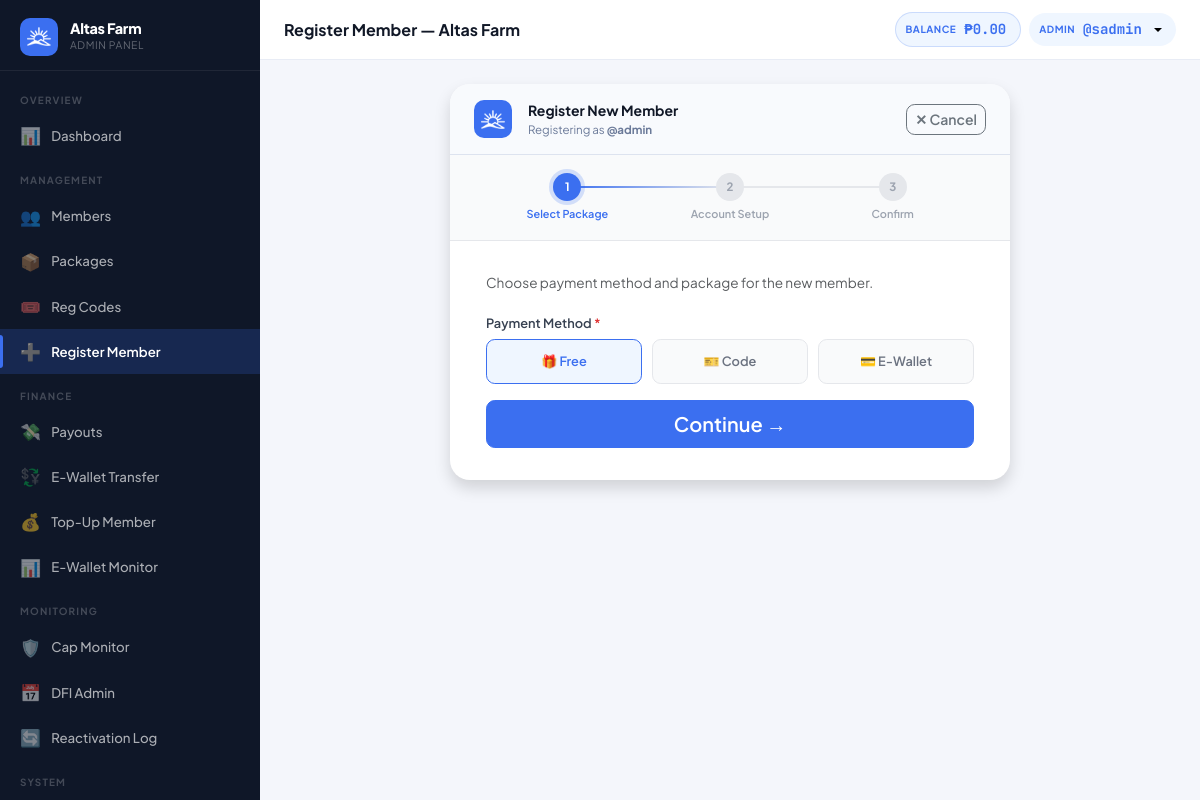
Screenshot of /?page=register (signed in) with the database file from the repository.
### tables this page shows
CREATE TABLE users (
  id                INT UNSIGNED AUTO_INCREMENT PRIMARY KEY,
  username          VARCHAR(40)  NOT NULL UNIQUE,
  password_hash     VARCHAR(255) NOT NULL,
  role              ENUM('member','admin','superadmin') NOT NULL DEFAULT 'member',
  package_id        INT UNSIGNED NULL,
  reg_code_id           INT UNSIGNED NULL,
  reg_payment_method    ENUM('code','ewallet','pending') NOT NULL DEFAULT 'code',
  reg_paid_by           INT UNSIGNED NULL,

   
  sponsor_id        INT UNSIGNED NULL,
  binary_parent_id  INT UNSIGNED NULL,
  binary_position   ENUM('left','right') NULL,

   
  left_count        INT UNSIGNED NOT NULL DEFAULT 0,
  left_count_paid   INT UNSIGNED NOT NULL DEFAULT 0,
  right_count       INT UNSIGNED NOT NULL DEFAULT 0,
  right_count_paid  INT UNSIGNED NOT NULL DEFAULT 0,
  pairs_paid        INT UNSIGNED NOT NULL DEFAULT 0,
  pairs_flushed     INT UNSIGNED NOT NULL DEFAULT 0,
  pairs_paid_today  INT UNSIGNED NOT NULL DEFAULT 0,   

   
  lifetime_earned       DECIMAL(14,2) NOT NULL DEFAULT 0.00,
  cap_status            ENUM('active','capped','perminact') NOT NULL DEFAULT 'active',
  capping_bypass        TINYINT(1)   NOT NULL DEFAULT 0,
  daily_cap_bypass      TINYINT(1)   NOT NULL DEFAULT 0,
  capped_at             TIMESTAMP NULL,
  last_reactivation_at  TIMESTAMP NULL,
  dfi_days_used         INT UNSIGNED NOT NULL DEFAULT 0,
  dfi_active            TINYINT(1)   NOT NULL DEFAULT 1,
  cd_active             TINYINT(1)   NOT NULL DEFAULT 0,
  ewallet_sent_today      DECIMAL(12,2) NOT NULL DEFAULT 0.00,
  ewallet_sent_this_week  DECIMAL(12,2) NOT NULL DEFAULT 0.00,

   
  full_name         VARCHAR(120) NULL,
  email             VARCHAR(120) NULL,
  mobile            VARCHAR(20)  NULL,
  gcash_number      VARCHAR(20)  NULL,
  maya_number       VARCHAR(20)  NULL,
  usdt_trc20_address VARCHAR(100) NULL,
  usdt_bep20_address VARCHAR(100) NULL,
  address           TEXT         NULL,
  photo             VARCHAR(200) NULL,

  ewallet_balance       DECIMAL(14,2) NOT NULL DEFAULT 0.00,
  withdrawable_balance  DECIMAL(14,2) NOT NULL DEFAULT 0.00,
  status                ENUM('active','suspended','pending','deactivated') NOT NULL DEFAULT 'active',
  joined_at         TIMESTAMP DEFAULT CURRENT_TIMESTAMP,
  last_login        TIMESTAMP NULL,

  FOREIGN KEY (sponsor_id)       REFERENCES users(id) ON DELETE SET NULL,
  FOREIGN KEY (binary_parent_id) REFERENCES users(id) ON DELETE SET NULL,
  FOREIGN KEY (package_id)       REFERENCES packages(id) ON DELETE SET NULL
);

### views/auth/register.php (the view, shortened to what the rows shown need)
<?php
$pageTitle      = 'Register Member — ' . setting('site_name', APP_NAME);
$isLoggedIn     = Auth::check();
$currentUser    = $isLoggedIn ? Auth::actingUser() : null;
?>
<?php if ($isLoggedIn): ?>
  <?php require 'views/partials/head.php'; ?>
  <link rel="stylesheet" href="<?= APP_URL ?>/assets/css/auth.css">
  <?php if (Auth::isAdmin()): ?>
    <?php require 'views/partials/sidebar_admin.php'; ?>
  <?php else: ?>
    <?php require 'views/partials/sidebar_member.php'; ?>
  <?php endif; ?>
  <div class="main-content">
    <?php require 'views/partials/topbar.php'; ?>
    <div class="page-content">
      <div class="d-flex justify-content-center">
        <div style="width:100%;max-width:560px;">
            <?php endif; ?>
            <div class="auth-card auth-card-wide <?= $isLoggedIn ? 'shadow' : '' ?>">
              <?php if ($isLoggedIn): ?>
                <div class="d-flex align-items-center gap-3 px-4 py-3 border-bottom" style="background:#f8fafd;">
                  <div style="width:38px;height:38px;border-radius:.625rem;background:var(--primary);display:flex;align-items:center;justify-content:center;overflow:hidden;flex-shrink:0;">
                    <img src="<?= APP_URL ?>/assets/img/logo.png" style="width:24px;height:24px;object-fit:contain;" alt="">
                  </div>
                  <div class="flex-grow-1">
                    <div style="font-size:.875rem;font-weight:700;">Register New Member</div>
                    <div style="font-size:.72rem;color:var(--muted);">Registering as <strong>@<?= e($currentUser['username']) ?></strong></div>
                  </div>
                  <a href="<?= Auth::isAdmin() ? APP_URL . '/?page=admin' : APP_URL . '/?page=dashboard' ?>"
                    class="btn btn-sm btn-outline-secondary">✕ Cancel</a>
                </div>
              <?php endif; ?>
            </div>
            <?php if ($isLoggedIn): ?>
            </div>
        </div>
      </div>
    </div>
  <?php else: ?>
  </div>
<?php endif; ?>
<?php if (!$isLoggedIn): ?>
  </body>
  </html>
<?php else: ?>
  <?php require 'views/partials/footer.php'; ?>
<?php endif; ?>

### views/partials/topbar.php (shortened to what the rows shown need)
<?php
if (isset($_GET['page']) && $_GET['page'] === 'admin_user_view' && !empty($_GET['id']) && Auth::isAdmin()) {
    $user = getUserById((int)$_GET['id']);
    if (!$user) {
        flash('error', 'User not found.');
        redirect('/?page=admin_users');
    }
} else {
    $user = Auth::user();
    $walletUser = Auth::isSuperadmin() ? (User::find(Auth::actingAdminId()) ?: $user) : $user;
}
$topbarBalance = fmt_money(($walletUser ?? $user)['ewallet_balance'] ?? 0);
$isMember      = ($user['role'] ?? '') === 'member';
?>
<div class="topbar-wrapper no-print">
    <div class="topbar-title"><?= e($pageTitle ?? 'Dashboard') ?></div>
    <div class="d-flex align-items-center gap-2">
        <?php if ($isMember || Auth::isSuperadmin()): ?>
            <div class="topbar-balance d-none d-sm-flex">
                <span class="bal-label">Balance</span>
                <span class="bal-amount" id="topbarBalance"><?= $topbarBalance ?></span>
            </div>
        <?php endif; ?>
        <div class="dropdown">
            <button class="topbar-balance border-0 dropdown-toggle" type="button"
                data-bs-toggle="dropdown" aria-expanded="false"
                title="<?= e($user['username'] ?? '') ?>" style="cursor:pointer;">
                <span class="bal-label"><?= Auth::isAdmin() ? 'Admin' : 'User' ?></span>
                <span class="bal-amount">@<?= e($user['username'] ?? '') ?></span>
            </button>
        </div>
    </div>
</div>

### rows the page displays
users: ewallet_balance "₱0.00", username "admin"
users: username "sadmin"

### other values shown
setting('site_name', APP_NAME) "Altas Farm"
$pageTitle "Register Member — Altas Farm"
